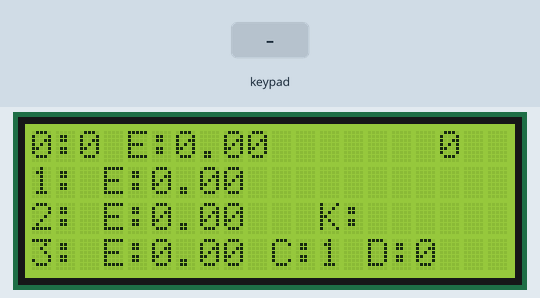
Bench run of a sketch on a simulated Arduino Mega 2560, built with avr-gcc and run on an emulated ATmega2560. Parts: 20×4 character LCD. The test bench sets the inputs (shaded band).

Above: at 2.2 s.
2.3 s: keypad keys 6 7 8 9 D pressed 0.4 s apart
At 3.68 s:
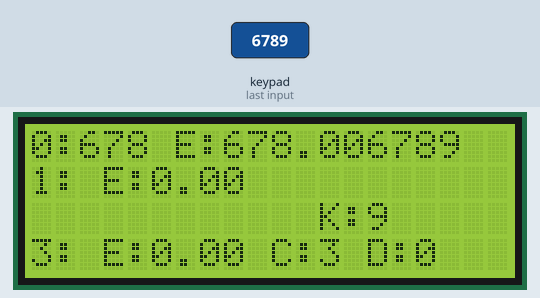
5.8 s: key 'D' pressed
At 5.97 s:
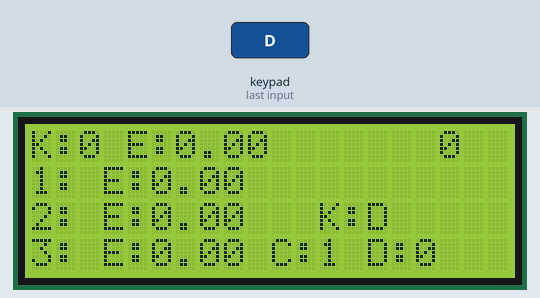
7.8 s: key '/' pressed
At 8.2 s:
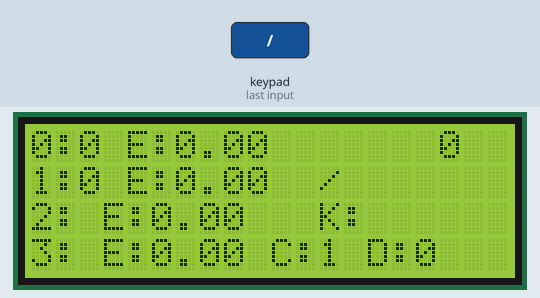
9.3 s: keypad keys 1 2 3 4 5 * pressed 0.4 s apart
At 12.0 s:
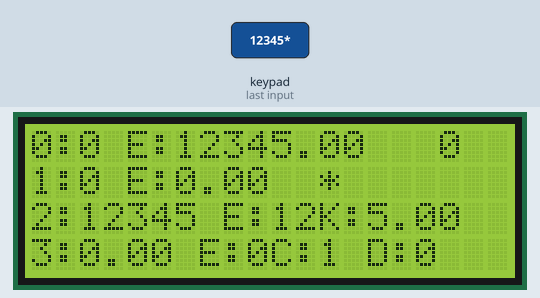
13.2 s: keypad keys 1 2 3 4 5 D pressed 0.4 s apart
At 14.97 s:
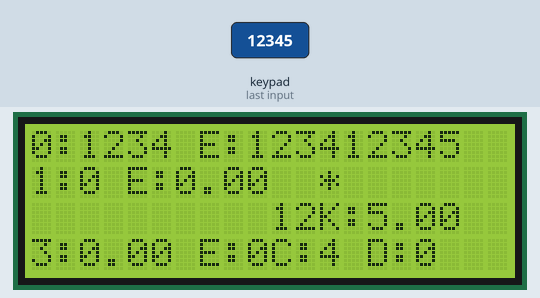
17.2 s: key '+' pressed
At 17.6 s:
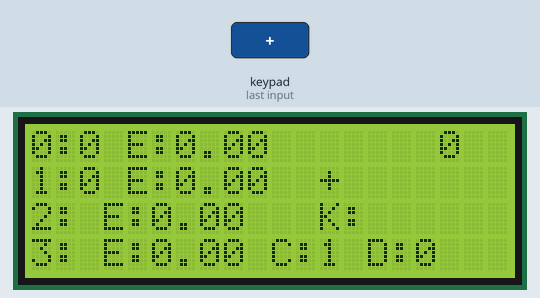
Timing chart, 0 to 19.7 s (numbered marks = the images above; inputs shaded):
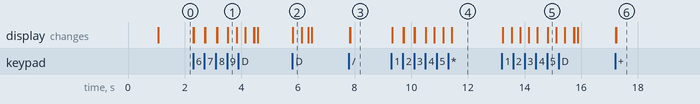

The sketch:

Calc_V1.ino
```cpp
//shitass!

#include <Keypad.h>
#include <SPI.h>
#include <LiquidCrystal.h>

//keypad
const byte ROWS = 5;
const byte COLS = 4;

char numkeys[ROWS][COLS] = {
{'N', '/', '*', 'D'},
{'7', '8', '9', '-'},
{'4', '5', '6', '+'},
{'1', '2', '3', 'X'},
{'0', 'X', '.', '='},
};

byte colPins[COLS] = {6, 7, 8, 9};
byte rowPins[ROWS] = {1, 2, 3, 4, 5}; //pin numbers on the SOM I's using

Keypad kpd = Keypad(makeKeymap(numkeys), rowPins, colPins, ROWS, COLS);


LiquidCrystal lcd(21,20,19,18,17,16);
/*
//how tf do I setup SPI i never done this before
// 2.9" Display, B/W, 128*296
//SDA=7, CS=8, RES=9, BUSY=10, D/C=11, SCL=11 <<planned display pins for current E-ink display and PCB design
//SPI display
*/

//dunno the right terms but these get assigned values to make calculations and displays

float E1;  //first expression
float E2;  //second expression
float E3;  //result
float EX;  //swap area
char key, oper;
uint8_t Ct=1; //character count. Starts at 1 cuz 0 is default displayed character
uint8_t Dt=0; //after decimal count
bool  calc=false;

String SEX0 = String("0"); //string of above expressions 4 print to display
String SEX1 = String(""); //string expression
String SEX2 = String(""); //haha funneeeeeeee
String SEX3 = String("");


void setup(){
  Serial1.begin(9600);
  lcd.begin(20, 4);
  // you can now interact with the LCD, e.g.:
  lcd.print("Hello World!");
  delay(1000);
  lcd.clear();
}

void loop(){
  key = kpd.getKey(); //this stores the pressed key in a char value according to built makeKeymap
  lcd.setCursor(0,0);lcd.print("0:"+SEX0+" E:"+EX);
  lcd.setCursor(0,1);lcd.print("1:"+SEX1+" E:"+E1);
  lcd.setCursor(0,2);lcd.print("2:"+SEX2+" E:"+E2);
  lcd.setCursor(0,3);lcd.print("3:"+SEX3+" E:"+E3);
  lcd.setCursor(12,2);lcd.print("K:"+String(key));
  lcd.setCursor(10,3);lcd.print("C:");lcd.print(Ct);lcd.print(" D:");lcd.print(Dt);
  if (key != NO_KEY){DoMath();}          //do the thing called DoMath
  lcd.setCursor(18-Ct-Dt,0);
  lcd.print(SEX0);
  delay(10);
}

void DoMath(){              //okay here we go this is where i try to write code to make
  if (key=='1'||key=='2'||key=='3'||key=='4'||key=='5'||key=='6'||key=='7'||key=='8'||key=='9'||key=='0'||key=='.'){  //if any number or decimal
    if ((SEX0=="0")&&(key!='.')) if (key!='0'){SEX0=String(key);} else {Ct=1;} else {    //if
      if(key=='.'){if(Dt==0){SEX0= SEX0 + String(key);Dt++;}}  //if '.', then if Dt=0, add '.' as string to SEX1
      else{ SEX0= SEX0 + String(key);if (Dt>0){Dt++;} else {Ct++;}}    //this will probably misbehave if you hit 0 multiple times.
      lcd.setCursor(20,0);lcd.print("          ");//this sucks find a better way!!
      lcd.setCursor(18-Ct-Dt,0);
      lcd.print(SEX0);
      //Serial1.print(Ct);Serial1.print(Dt);Serial1.print("key:");Serial1.print(key);Serial1.println(" Ex:" + SEX0);
      //yoink.PuttaCursor(FarRight-Ct-Dt) \\start FarRight, move left as many times as are strings in result
      //yoink.print(SEX1)
      //EX = SEX0.toFloat();
    }
  EX = SEX0.toFloat();
  }

  if (key=='D'){
    EX = 0;
    E1 = 0;
    E2 = 0;
    E3 = 0;
    SEX0 = String("0");
    SEX1 = String("");
    SEX2 = String("");
    SEX3 = String("");
    Ct=1;
    Dt=0;
    calc=false;
    lcd.setCursor(0,0);
    String killmess = "KILLEMALLKILLEMALLKILLEMALLKILLEMALLKILLEMALLKILLEMALL";
    for (byte i = 0; i < killmess.length(); i++) {
      lcd.print(killmess[i]);
      delay(10);}
    delay(100);lcd.clear();
  }
  if (key=='*'||key=='/'||key=='-'||key=='+'||key=='='){    //if operator key pressed
    if (key=='*'){oper='*';}
    if (key=='/'){oper='/';}
    if (key=='-'){oper='-';}
    if (key=='+'){oper='+';}
    Ct=1;Dt=0;
    lcd.clear();
    lcd.setCursor(12,1);lcd.print(oper);
    Calculate();
  }

}

void Calculate(){  // okay by here we should have SEX0 as a string containing whatever buttons we pushed and the desired operator
if (!calc){E1=E2=EX;SEX1=SEX0;SEX0=String("0");} //if first time, move the expressions around so we can get the second expression
else {E2=EX;SEX2=SEX0;SEX0=String("0");
  if (oper =='*') {E1=E1*E2;}
  if (oper =='/') {E1=E1/E2;}
  if (oper =='-') {E1=E1-E2;}
  if (oper =='+') {E1=E1+E2;}
  SEX3=String(E1);}
if ((E1!=0)&&(key=='=')){
  Ct=1;
  Dt=0;}
calc=true;
}

//void DisplayResult(){
    //Make this shrimple, single line of display on the Calc. say, 12-15 characters on screen 128*296
    //operator symbol aligned right, expression aligned right
    //[+____16.0625]
    /******************************************
     *                                        *
     *    |                  000        111   *
     * ---|---              0   0         1   *         <this kinda shit
     *    |                 0   0         1   *
     *                       000    0   11111 *
     *                                        *
     ******************************************
    */
//}
```

Measured:
- after the input at 2.3 s, the display: first changes at once (image 1 shows a later state)
- after the input at 5.8 s, the display: changes at once (image 2)
- after the input at 7.8 s, the display: first changes at once (image 3 shows a later state)
- after the input at 9.3 s, the display: first changes at once (image 4 shows a later state)
- after the input at 13.2 s, the display: first changes at once (image 5 shows a later state)
- after the input at 17.2 s, the display: first changes at once (image 6 shows a later state)
